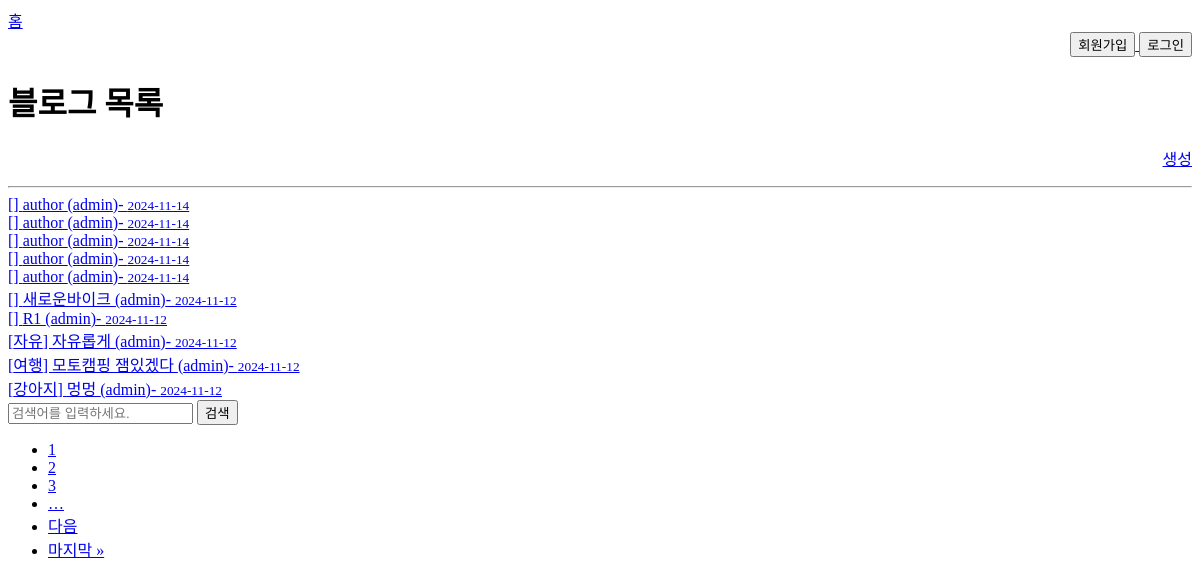
/fb/, run on an earlier commit of the app's database.
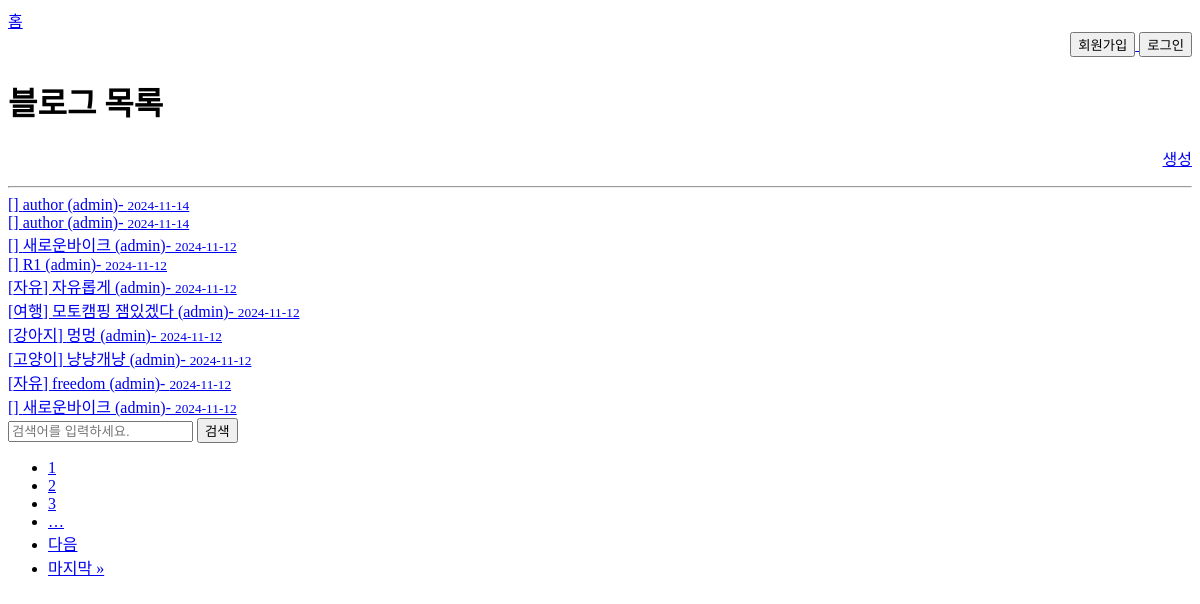
And on a later commit of the database.
### blog/models.py (models this page shows, shortened)
class Blog(TimestampModel):
    User = get_user_model()
    CATEGORY_CHOICES = (
        ("free", "자유"),
        ("travel", "여행"),
        ("cat", "고양이"),
        ("dog", "강아지"),
    )
    category = models.CharField(
        "카테고리", max_length=10, choices=CATEGORY_CHOICES, default="free"
    )
    title = models.CharField("제목", max_length=100)
    content = models.TextField("본문")
    author = models.ForeignKey(User, on_delete=models.CASCADE)
    class Meta:
        verbose_name = "블로그"
        verbose_name_plural = "블로그 목록"

### blog/views.py (the view)
# urls.py: path("", views.blog_list, name="list"),
def blog_list(request):
    blogs = Blog.objects.all().order_by("-created_at")
    q = request.GET.get("q")
    if q:
        blogs = blogs.filter(Q(title__icontains=q) | Q(content__icontains=q))
        blogs = blogs.filter(content__icontains=q)
    paginator = Paginator(blogs, 10)
    page = request.GET.get("page")
    page_object = paginator.get_page(page)
    visits = int(request.COOKIES.get("visits", 0)) + 1
    request.session["count"] = request.session.get("count", 0) + 1
    context = {
        "object_list": page_object.object_list,
        "page_obj": page_object,
    }
    response = render(request, "blog_list.html", context)
    response.set_cookie("visits", visits)  # Set the updated visit count
    return response

### templates/blog_list.html (shortened to what this page needs)
{% extends 'base.html' %}
{% block content %}
    <div class="mt-2">
    <h1 class="d-inline">블로그 목록</h1>
        <p style="text-align: right">
            <a href="{%  url 'blog:create' %}" class="float-end btn btn-sm btn-primary">생성</a>
        </p>
    </div>
    <hr>
    {% for blog in object_list %}
        <div class="my-1">
            <a href="{% url 'blog:detail' blog.pk %}" class="link-primary link-offset-2 link-underline-opacity-25 link-underline-opacity-100-hover">
                [{{ blog.get_category_display }}] {{ blog.title }} <span>({{ blog.author.username }})</span>- <small>{{ blog.created_at | date:"Y-m-d" }}</small>
            </a>
        </div>
    {% endfor %}
    <form method="get" class="my-3 d-flex">
        <input class="form-control form-control-sm" name="q" type="text" placeholder="검색어를 입력하세요." value="{% if requeste.GET.q %}{{ request.GET.q }}{% endif %}">
    <button class="btn btn-sm btn-info ms-2">검색</button>
    </form>
    <div>
        <ul class="pagination">
            {% for i in page_obj.paginator.page_range %}
                {% if page_obj.number == i %}
                <li class="page-item">
                    <a class="page-link active" href="#">
                        {{ i }}
                    </a>
                </li>
                {% elif i > page_obj.number|add:-3 and i < page_obj.number|add:3 %}
                    <li class="page-item">
                        <a class="page-link" href="?page={{ i }}{% if requeste.GET.q %}&q={{ request.GET.q }}{% endif %}">{{ i }}</a>
                    </li>
                {% endif %}
            {% endfor %}
            {% if page_obj.paginator.num_pages > page_obj.number|add:2 %}
                <li class="page-item">
                    <a class="page-link" href="?page={{ page_obj.number|add:3 }}">&hellip;</a>
                </li>
            {% endif %}
            {% if page_obj.has_next %}
                <li class="page-item">
                    <a class="page-link" href="?page={{ page_obj.next_page_number }}{% if requeste.GET.q %}&q={{ request.GET.q }}{% endif %}">다음</a>
                </li>
                <li class="page-item">
                    <a class="page-link" href="?page={{ page_obj.paginator.num_pages }}{% if requeste.GET.q %}&q={{ request.GET.q }}{% endif %}">마지막 &raquo;</a>
                </li>
            {% endif %}
        </ul>
    </div>
{% endblock content %}

### templates/base.html (shortened to what this page needs)
{% load static %}
<!DOCTYPE html>
<html lang="en">
<head>
</head>
<body>
    <nav class="d-flex justify-content-between py-2 px-4 bg-black text-white">
        <div>
            <a class="text-decoration-none text-white" href="{% url "blog:list" %}">홈</a>
        </div>
        <div style="text-align: right">
            {% if request.user.is_authenticated %}
                <form action="{% url 'logout' %}" method="post" class="d-inline">
                    {% csrf_token %}
                    <button class="btn btn-danger btn-sm">로그아웃</button>
                </form>
                {{ request.user.username }}
            {% else %}
                <a href="{% url 'signup' %}">
                <button>회원가입</button>
                </a>
                <a href="{% url 'login' %}">
                <button>로그인</button>
                </a>
            {% endif %}
        </div>
    </nav>
    <div class="container">
    {% block content %}{% endblock content %}
    </div>
</body>
</html>

What changed in the data, as far as the page shows it:
removed Blog: title "author", author.username "admin", created_at "2024-11-14"
removed Blog: title "author", author.username "admin", created_at "2024-11-14"
removed Blog: title "author", author.username "admin", created_at "2024-11-14"
now on this page (row unchanged): Blog: category "고양이", title "냥냥개냥", author.username "admin", created_at "2024-11-12"
now on this page (row unchanged): Blog: category "자유", title "freedom", author.username "admin", created_at "2024-11-12"
now on this page (row unchanged): Blog: title "새로운바이크", author.username "admin", created_at "2024-11-12"
